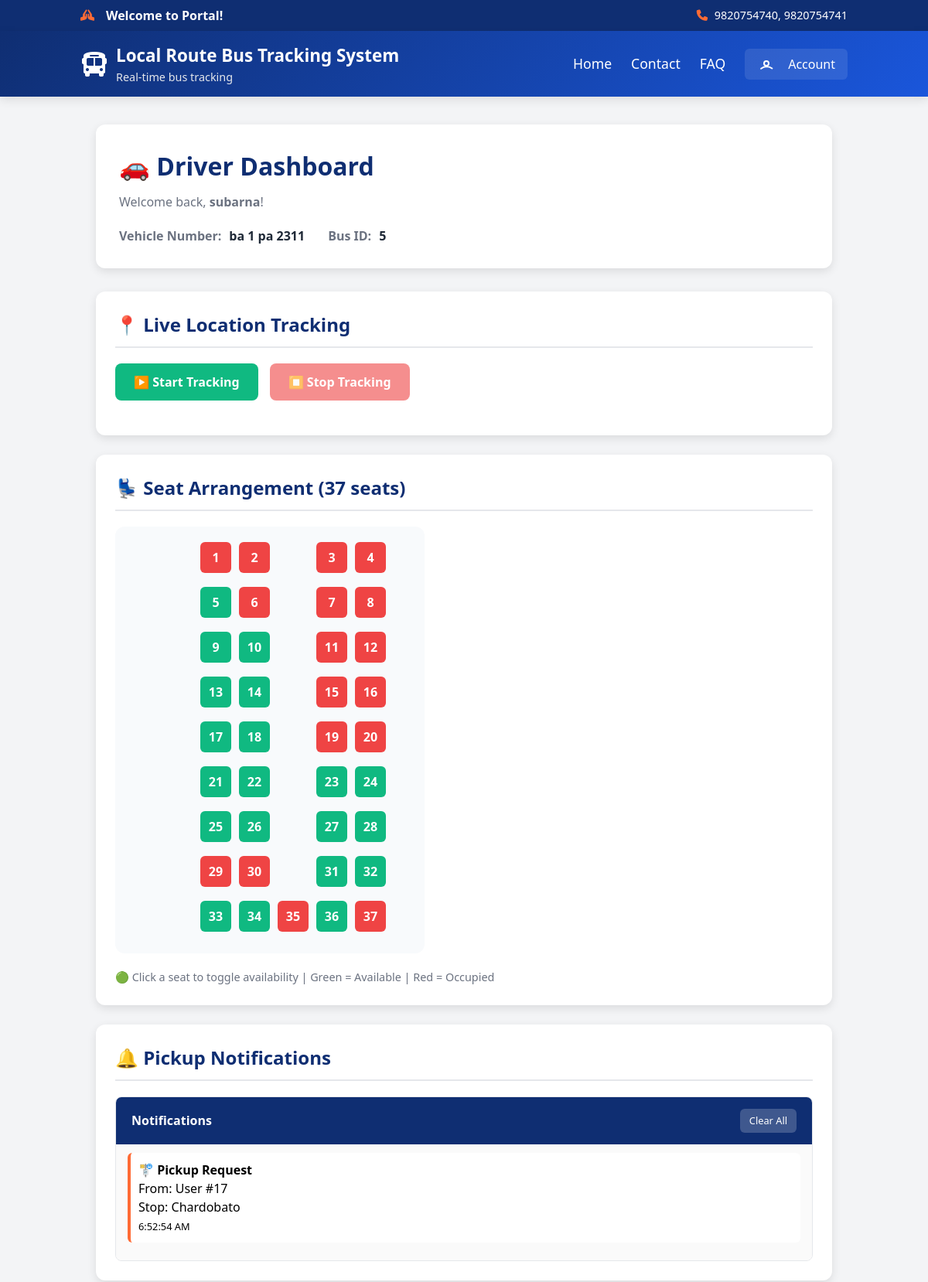
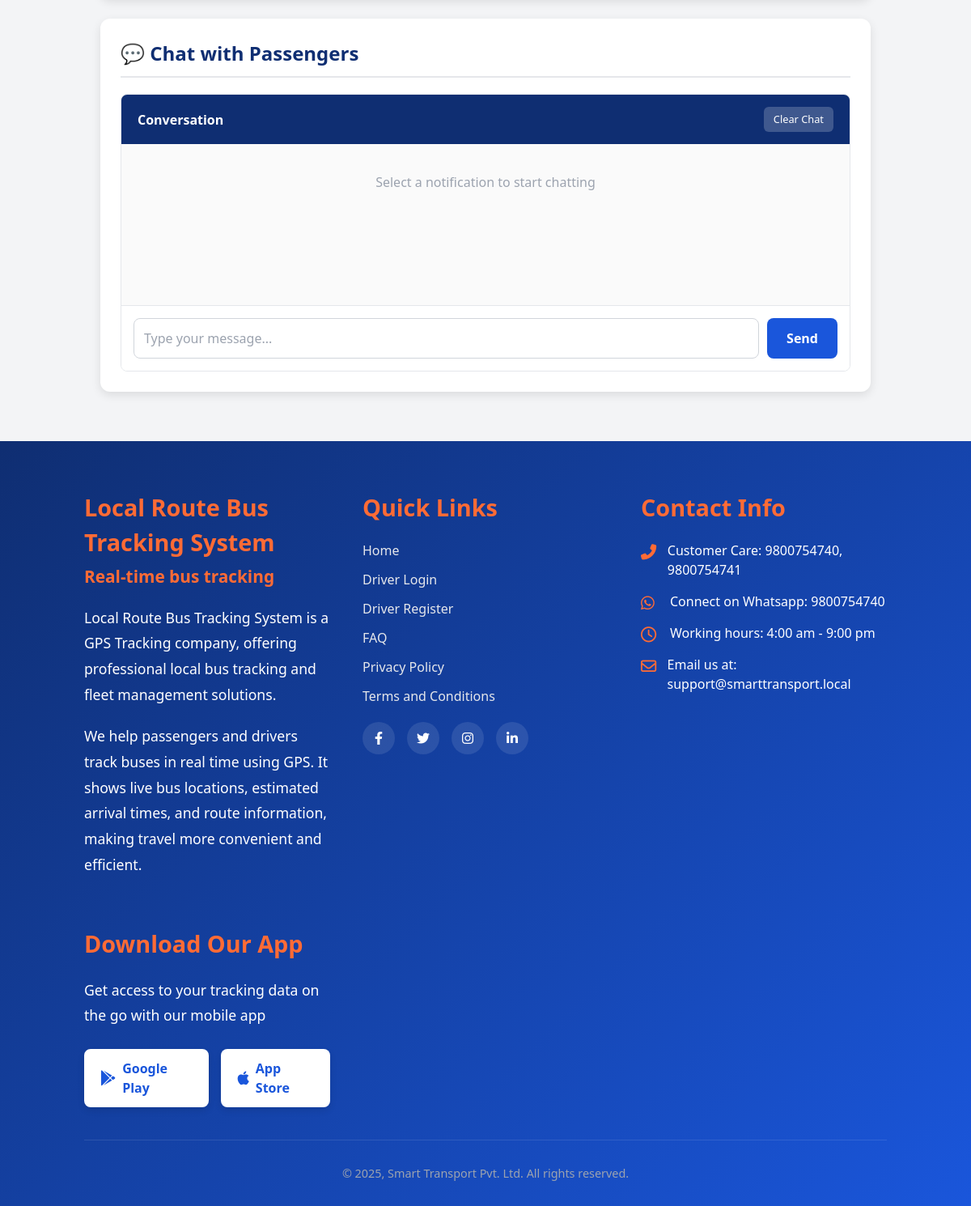
Page /driver/dashboard/ (signed in) on the committed database (2 pictures, top to bottom).
### core/models.py (models this page shows, shortened)
class Driver(models.Model):
    user = models.OneToOneField(
        User, on_delete=models.CASCADE, related_name='driver_profile')
    phone = models.CharField(max_length=15)
    vehicle_number = models.CharField(max_length=20)
    verified = models.BooleanField(default=False)
    current_lat = models.FloatField(null=True, blank=True)
    current_lng = models.FloatField(null=True, blank=True)

class Bus(models.Model):
    number_plate = models.CharField(max_length=50)
    total_seats = models.PositiveIntegerField(default=25)
    driver = models.ForeignKey(Driver, on_delete=models.CASCADE, related_name='buses')
    route = models.ForeignKey('BusRoute', on_delete=models.PROTECT, related_name='buses')
    current_lat = models.FloatField(null=True, blank=True)
    current_lng = models.FloatField(null=True, blank=True)
    eta_seconds = models.IntegerField(null=True, blank=True)
    eta_smoothed_seconds = models.FloatField(null=True, blank=True)
    eta_passed_counter = models.IntegerField(default=0)
    eta_updated_at = models.DateTimeField(null=True, blank=True)
    nearest_stop_index = models.IntegerField(null=True, blank=True)

class Seat(models.Model):
    bus = models.ForeignKey(Bus, on_delete=models.CASCADE, related_name='seats')
    seat_number = models.PositiveIntegerField()
    is_available = models.BooleanField(default=True)

### core/views.py (the view)
# urls.py: path('driver/dashboard/', views.driver_dashboard, name='driver_dashboard'),
@login_required
def driver_dashboard(request):
    if not hasattr(request.user, 'driver_profile'):
        return redirect('homepage')
    driver = request.user.driver_profile
    bus = driver.buses.first()
    seats = []
    last_row_start = None
    seat_grid_columns = []
    route = bus.route if bus else None
    if bus:
        if request.method == 'POST' and not bus.seats.exists():
            total_seats = int(request.POST.get('total_seats', bus.total_seats))
            bus.total_seats = total_seats
            bus.save()
            bus.create_seats()
    seats = list(bus.seats.order_by('seat_number').all())
    last_row_start = bus.total_seats - 5 if bus.total_seats >= 5 else 0
    seats_per_row = 4
    col_map = [2, 3, 5, 6]
    for idx, seat in enumerate(seats):
        if idx < last_row_start:
            row = (idx // seats_per_row) + 1
            pos = idx % seats_per_row
            col = col_map[pos]
        else:
            row = (last_row_start // seats_per_row) + 1 if last_row_start > 0 else (idx // seats_per_row) + 1
            col = (idx - last_row_start) + 2
            if col < 2:
                col = 2
            if col > 6:
                col = 6
        seat_grid_columns.append((seat, row, col))
    context = {
        'driver': driver,
        'bus': bus,
        'route': route,
        'seats': seats,
        'last_row_start': last_row_start,
        'seat_grid_columns': seat_grid_columns,
        'last_contact_user_id': None,
    }
    try:
        last_msg = Message.objects.filter(recipient=request.user).exclude(sender=request.user).order_by('-created_at').first()
        if last_msg:
            context['last_contact_user_id'] = last_msg.sender.id
    except Exception:
        pass
    return render(request, 'driver/dashboard.html', context)

### core/templates/driver/dashboard.html (shortened to what this page needs)
{% extends 'base.html' %}
{% load static %}
{% block content %}
<div class="dashboard-container">
    <div class="dashboard-header">
        <div class="welcome-section">
            <h1 class="welcome-title">🚗 Driver Dashboard</h1>
            <p style="color: #6b7280;">Welcome back, <strong>{{ request.user.username }}</strong>!</p>
        </div>
        <div class="driver-info">
            <div class="info-item">
                <span class="info-label">Vehicle Number:</span>
                <span class="info-value">{{ driver.vehicle_number }}</span>
            </div>
            {% if bus %}
                <div class="info-item">
                    <span class="info-label">Bus ID:</span>
                    <span class="info-value" id="busIdDisplay">{{ bus.id }}</span>
                </div>
            {% endif %}
        </div>
    </div>
    {% if driver.verified %}
        {% if route and bus %}
            <div class="dashboard-section">
                <h2 class="section-title">📍 Live Location Tracking</h2>
                <div class="tracking-controls">
                    <button id="startTracking" class="tracking-btn start-tracking">
                        ▶️ Start Tracking
                    </button>
                    <button id="stopTracking" class="tracking-btn stop-tracking" disabled>
                        ⏹️ Stop Tracking
                    </button>
                </div>
            </div>
            <div class="dashboard-section">
                <h2 class="section-title">💺 Seat Arrangement ({{ bus.total_seats }} seats)</h2>
                <div class="seat-grid">
                    {% for seat, row, col in seat_grid_columns %}
                        <button class="seat-btn {% if seat.is_available %}seat-available{% else %}seat-occupied{% endif %}"
                            data-seat-id="{{ seat.id }}"
                            style="grid-column: {{ col }}; grid-row: {{ row }};">
                            {{ seat.seat_number }}
                        </button>
                    {% endfor %}
                </div>
                <div class="seat-info">
                    🟢 Click a seat to toggle availability | Green = Available | Red = Occupied
                </div>
            </div>
            <div class="dashboard-section">
                <h2 class="section-title">🔔 Pickup Notifications</h2>
                <div class="notifications-container">
                    <div class="notifications-header">
                        <div>
                            <strong>Notifications</strong>
                        </div>
                        <button id="clearAllNotifs" class="clear-btn">Clear All</button>
                    </div>
                    <div id="driverNotifications" class="notifications-list">
                    </div>
                </div>
            </div>
            <div class="dashboard-section">
                <h2 class="section-title">💬 Chat with Passengers</h2>
                <div class="chat-container">
                    <div class="chat-header">
                        <strong>Conversation</strong>
                        <button id="clearDriverChat" class="clear-btn">Clear Chat</button>
                    </div>
                    <div id="driverChatLog" class="chat-log">
                        <div style="text-align: center; color: #9ca3af; padding: 20px;">
                            Select a notification to start chatting
                        </div>
                    </div>
                    <div class="chat-input-container">
                        <input id="driverChatInput" class="chat-input" placeholder="Type your message..." />
                        <button id="driverSendChat" class="send-btn">Send</button>
                    </div>
                </div>
            </div>
        {% else %}
            <div class="no-route-assigned">
                <h3>⚠️ No Route Assigned</h3>
                <p>Please contact the administrator to assign a route to your account.</p>
            </div>
        {% endif %}
    {% else %}
        <div class="pending-verification">
            <h3>⏳ Verification Pending</h3>
            <p>Your driver account is pending admin verification. You will be notified once approved.</p>
        </div>
    {% endif %}
</div>
{% endblock %}

### core/templates/driver/dashboard.html (style rules this page uses)
.dashboard-container { max-width: 1200px; margin: 0 auto; padding: 20px; }
.dashboard-header { background: white; padding: 30px; border-radius: 12px; box-shadow: 0 4px 12px rgba(0, 0, 0, 0.1); margin-bottom: 30px; }
.welcome-section { margin-bottom: 20px; }
.welcome-title { font-size: 2rem; font-weight: 700; color: var(--secondary); margin-bottom: 10px; }
.driver-info { display: flex; gap: 30px; flex-wrap: wrap; }
.info-item { display: flex; align-items: center; gap: 10px; }
.info-label { font-weight: 600; color: #6b7280; }
.info-value { color: var(--dark); font-weight: 600; }
.dashboard-section { background: white; padding: 25px; border-radius: 12px; box-shadow: 0 4px 12px rgba(0, 0, 0, 0.1); margin-bottom: 25px; }
.section-title { font-size: 1.5rem; font-weight: 700; color: var(--secondary); margin-bottom: 20px; border-bottom: 2px solid #e5e7eb; padding-bottom: 10px; }
.tracking-controls { display: flex; gap: 15px; align-items: center; margin-bottom: 20px; }
.tracking-btn { padding: 12px 24px; border: none; border-radius: 8px; font-weight: 600; cursor: pointer; transition: all 0.3s ease; font-size: 1rem; display: flex; align-items: center; gap: 8px; }
.start-tracking { background-color: #10b981; color: white; }
.stop-tracking { background-color: #ef4444; color: white; }
.tracking-btn:disabled { opacity: 0.6; cursor: not-allowed; transform: none !important; }
.seat-grid { display: grid; gap: 10px; grid-template-columns: 80px 40px 40px 40px 40px 40px; grid-auto-rows: 48px; max-width: 400px; margin: 20px 0; padding: 20px; background: #f8fafc; border-radius: 12px; }
.seat-btn { width: 40px; height: 40px; border: none; border-radius: 6px; color: white; font-weight: 600; cursor: pointer; transition: all 0.3s ease; display: flex; align-items: center; justify-content: center; }
.seat-available { background-color: #10b981; }
.seat-occupied { background-color: #ef4444; }
.seat-info { color: #6b7280; font-size: 0.9rem; margin-top: 10px; }
.notifications-container { border: 1px solid #e5e7eb; border-radius: 8px; overflow: hidden; }
.notifications-header { background: var(--secondary); color: white; padding: 15px 20px; display: flex; justify-content: space-between; align-items: center; }
.clear-btn { background: rgba(255, 255, 255, 0.2); color: white; border: none; padding: 6px 12px; border-radius: 6px; cursor: pointer; font-size: 0.8rem; transition: background 0.3s; }
.notifications-list { height: 150px; overflow-y: auto; padding: 15px; background: #fafafa; }
.chat-container { border: 1px solid #e5e7eb; border-radius: 8px; overflow: hidden; }
.chat-header { background: var(--secondary); color: white; padding: 15px 20px; display: flex; justify-content: space-between; align-items: center; }
.chat-log { height: 200px; overflow-y: auto; padding: 15px; background: #fafafa; border-bottom: 1px solid #e5e7eb; }
.chat-input-container { display: flex; padding: 15px; gap: 10px; background: white; }
.chat-input { flex: 1; padding: 12px; border: 1px solid #d1d5db; border-radius: 8px; font-size: 1rem; }
.send-btn { background: var(--primary); color: white; border: none; padding: 12px 24px; border-radius: 8px; cursor: pointer; font-weight: 600; transition: background 0.3s; }

### core/templates/base.html (style rules this page uses)
:root { --primary: #1a56db; --secondary: #0f2e72; --accent: #ff6b35; --light: #f3f4f6; --dark: #1f2937; }

### rows in the picture
Driver: vehicle_number "ba 1 pa 2311"
Bus: id "5", total_seats "37"
Seat: seat_number "1"
Seat: seat_number "2"
Seat: seat_number "3"
Seat: seat_number "4"
Seat: seat_number "5"
Seat: seat_number "6"
Seat: seat_number "7"
Seat: seat_number "8"
Seat: seat_number "9"
Seat: seat_number "10"
Seat: seat_number "11"
Seat: seat_number "12"
Seat: seat_number "13"
Seat: seat_number "14"
Seat: seat_number "15"
Seat: seat_number "16"
Seat: seat_number "17"
Seat: seat_number "18"
Seat: seat_number "19"
Seat: seat_number "20"
Seat: seat_number "21"
Seat: seat_number "22"
Seat: seat_number "23"
Seat: seat_number "24"
Seat: seat_number "25"
Seat: seat_number "26"
Seat: seat_number "27"
Seat: seat_number "28"
Seat: seat_number "29"
Seat: seat_number "30"
Seat: seat_number "31"
Seat: seat_number "32"
Seat: seat_number "33"
Seat: seat_number "34"
Seat: seat_number "35"
Seat: seat_number "36"
Seat: seat_number "37"

### other values in the picture
{{ request.user.username }} "subarna"
